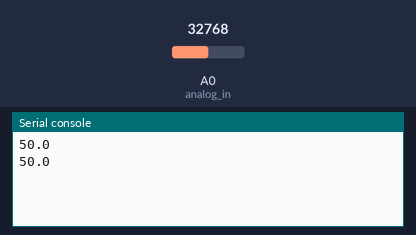
Bench run of a program on a simulated CircuitPython board. On the bench: the last lines printed to the serial console. Inputs (shaded band) come from the test bench; at power-on: A0 (analog_in) = 32768 (analog values on the 0–65535 scale).

Above: at 1.2 s.
1.3 s: A0 (analog_in) set to 45874
At 2.6 s:
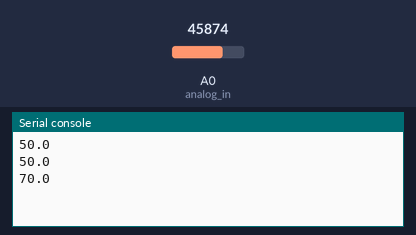
2.8 s: A0 (analog_in) set to 57670
At 3.8 s:
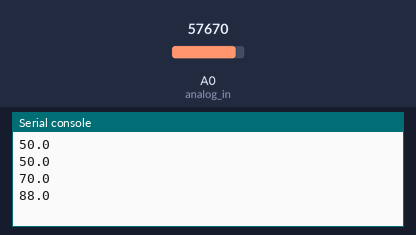
Timing chart, 0 to 5.8 s (numbered marks = the images above; inputs shaded):
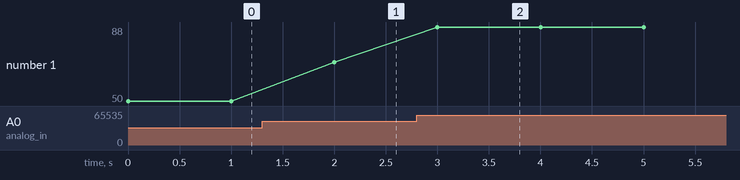

The program:

code.py
```python
"""
used for reading analog input of microphone...
-3v3-->10k-->A0--->1/50k-->GND
scale this value to light brightness?

"""
import time
import board
from analogio import AnalogIn

analog_in = AnalogIn(board.A0)


def get_voltage():
    # get voltage out of 100
    voltage = (analog_in.value * 100) / 65536
    voltage = round(voltage, 2)
    print(voltage)
    return voltage

while True:
    get_voltage()
    time.sleep(1)
```

Measured:
- after the input at 1.3 s, the serial console: prints a new line after 0.70 s (image 1)
- after the input at 2.8 s, the serial console: prints a new line after 0.20 s (image 2)
- plotted number 1: 50 → 70 after the input at 1.3 s, 70 → 88 after the input at 2.8 s
